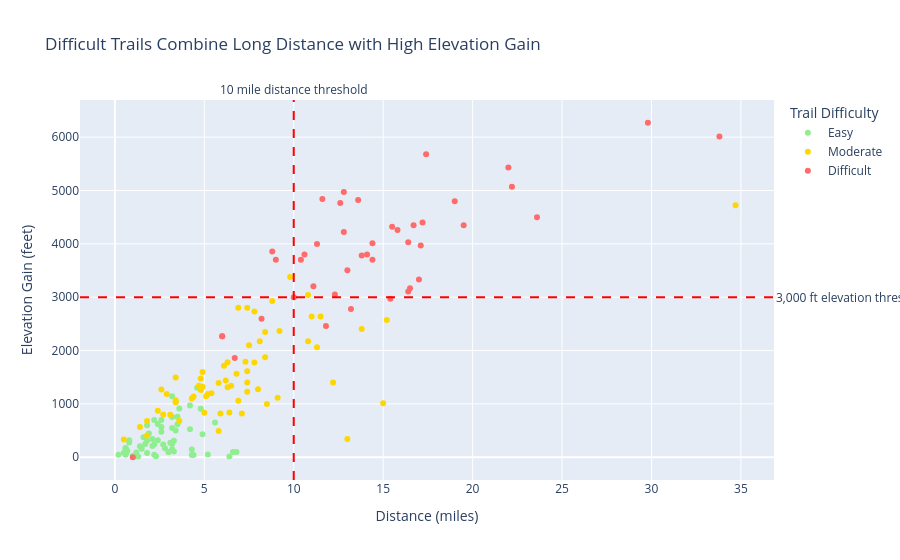

The notebook cell this image was saved under:
### Markdown cell above
**Question 2:** What combination of distance and elevation gain best predicts whether a trail is classified as "hard"?

### Code cell
# Analysis for Question 2: Distance vs Elevation for predicting "Difficult" trails
# Create scatter plot showing the relationship between distance and elevation, colored by difficulty

# Filter for trails with both distance and elevation data
df_scatter = df.dropna(subset=['Distance_miles', 'Elevation_feet', 'Difficulty'])

# Create scatter plot
fig2 = px.scatter(df_scatter, 
                 x='Distance_miles', 
                 y='Elevation_feet',
                 color='Difficulty',
                 category_orders={'Difficulty': ['Easy', 'Moderate', 'Difficult']},
                 color_discrete_map={'Easy': '#90EE90', 'Moderate': '#FFD700', 'Difficult': '#FF6B6B'},
                 title='Difficult Trails Combine Long Distance with High Elevation Gain',
                 labels={'Distance_miles': 'Distance (miles)', 
                        'Elevation_feet': 'Elevation Gain (feet)',
                        'Difficulty': 'Trail Difficulty'},
                 hover_data=['Trail Name'])

# Add reference lines to show "Difficult" threshold pattern
# Based on the data, trails are typically marked "Difficult" when elevation > 3000 feet OR distance > 10 miles
fig2.add_hline(y=3000, line_dash="dash", line_color="red", 
              annotation_text="3,000 ft elevation threshold", 
              annotation_position="right")
fig2.add_vline(x=10, line_dash="dash", line_color="red",
              annotation_text="10 mile distance threshold",
              annotation_position="top")

fig2.update_layout(font=dict(size=12))
fig2.show()

# Save the chart as PNG (requires kaleido)
try:
    fig2.write_image("chart2_distance_vs_elevation.png")
    print("✓ Chart saved as: chart2_distance_vs_elevation.png")
except Exception as e:
    print(f"⚠️ Could not save PNG (kaleido issue): {e}")
    print("To save manually: Hover over chart → Click camera icon 📷 → Save as 'chart2_distance_vs_elevation.png'")

# Calculate statistics for "Difficult" trails
difficult_trails = df_scatter[df_scatter['Difficulty'] == 'Difficult']
print(f"\nDifficult trails statistics:")
print(f"Average distance: {difficult_trails['Distance_miles'].mean():.1f} miles")
print(f"Average elevation: {difficult_trails['Elevation_feet'].mean():.0f} feet")

### Figure 1 — Plotly figure (JSON) as saved in the notebook; plotly's stock layout.template omitted (floating-point values rounded to 4 significant figures)
{"data": [{"customdata": [["Ainsworth Loop Hike"], ["Balfour-Klickitat Loop Hike"], ["Bear Lake Hike"], ["Bridal Veil Falls Hike"], ["Buck Creek on Larch Mountain Hike"], ["Buck Point Hike"], ["Camp Benson Falls Hike"], ["Cascade Locks West Loop Hike"], ["Catherine Creek Arch Loop Hike"], ["Catherine Creek Universal Access Hike"], ["Catherine Creek West Loop Hike"], ["Chenoweth Tableland Loop Hike"], ["Eagle Creek Overlook Hike"], ["Eagle Creek to Punch Bowl Falls Hike"], ["EasyCLIMB Loop Hike"], ["Elowah Falls Loop Hike"], ["Fort Cascades Loop Hike"], ["Fort Rains Hike"], ["Gillette Lake Hike"], ["Hamilton Creek Loop Hike"], ["Herman Creek Pinnacles Hike"], ["Hood River Pipeline Hike"], ["Hood River Waterfront Hike"], ["Horsetail Falls Loop Hike"], ["Horsethief Butte Hike"], ["Indian Creek Hike"], ["Klickitat Canyon Hike"], ["Klickitat Trail: Klickitat Mineral Springs Hike"], ["Labyrinth Hike"], ["Latourell Falls Loop Hike"], ["Lewis and Clark Park Hike"], ["Little Beacon Rock Loop Hike"], ["Memaloose Hills Hike"], ["Mosier Plateau Hike"], ["Mount Defiance from Wahtum Lake Road Hike"], ["Nellie Corser Loop Hike"], ["Nick Eaton Falls Hike"], ["Pepper Mountain Hike"], ["Ponytail Falls Hike"], ["Pool of the Winds Hike"], ["Punchbowl Falls Park Hike"], ["Rainy Lake Loop Hike"], ["River to Rock Loop Hike"], ["Rooster Rock Loop Hike"], ["Rooster Rock Wagon Road Hike"], ["Rowena Plateau Hike"], ["Sams Walker Loop Hike"], ["Sandy River Delta Loop Hike"], ["Shady Glen Loop Hike"], ["She Who Watches Hike"], ["Shepperds Dell Hike"], ["Sherrard Point Hike"], ["Skamania Lodge Loop Hike"], ["Sorosis Park Loop Hike"], ["Spearfish Lake Loop Hike"], ["St. Cloud Loop Hike"], ["Starvation Creek Waterfalls Hike"], ["Strawberry Island Loop Hike"], ["The Dalles Riverfront Hike"], ["Upper McCord Creek Falls Hike"], ["Wahclella Falls Hike"], ["Young Creek Bottomland Hike"]], "hovertemplate": "Trail Difficulty=Easy<br>Distance (miles)=%{x}<br>Elevation Gain (feet)=%{y}<br>Trail Name=%{customdata[0]}<extra></extra>", "legendgroup": "Easy", "marker": {"color": "#90EE90", "symbol": "circle"}, "mode": "markers", "name": "Easy", "orientation": "v", "showlegend": true, "type": "scatter", "x": [0.5, 0.7, 2.6, 1.4, 1.8, 1.8, 4.9, 3.0, 3.4, 1.2, 3.4, 3.5, 0.6, 4.2, 2.8, 2.1, 1.3, 1.8, 5.6, 2.3, 4.6, 3.3, 6.4, 2.6, 1.7, 3.2, 6.8, 5.2, 3.6, 2.4, 3.0, 1.6, 3.2, 3.5, 3.2, 0.8, 4.2, 2.6, 0.8, 2.2, 2.1, 3.2, 3.1, 2.7, 4.8, 2.2, 1.1, 4.4, 0.6, 0.6, 0.2, 0.6, 3.3, 1.5, 2.2, 1.0, 4.3, 3.2, 6.6, 1.9, 2.4, 4.3], "xaxis": "x", "y": [85.0, 115.0, 480.0, 205.0, 310.0, 600.0, 430.0, 100.0, 500.0, 90.0, 1040.0, 620.0, 175.0, 525.0, 170.0, 340.0, 15.0, 80.0, 650.0, 20.0, 1305.0, 110.0, 15.0, 565.0, 250.0, 250.0, 100.0, 50.0, 915.0, 625.0, 100.0, 375.0, 550.0, 760.0, 1145.0, 275.0, 970.0, 700.0, 320.0, 700.0, 210.0, 755.0, 270.0, 240.0, 910.0, 240.0, 15.0, 40.0, 55.0, 45.0, 45.0, 170.0, 310.0, 160.0, 45.0, 25.0, 145.0, 150.0, 100.0, 445.0, 320.0, 40.0], "yaxis": "y"}, {"customdata": [["Aldrich Butte Hike"], ["Angels Rest Hike"], ["Angels Rest-Devils Rest Loop Hike"], ["Archer Mountain Loop Hike"], ["Beacon Rock Hike"], ["Cape Horn Loop Hike"], ["Cape Horn Overlooks Hike"], ["Catherine Creek Canyon Loop Hike"], ["Catherine Creek-Coyote Wall Loop Hike"], ["Catherine Creek-Rowland Basin Loop Hike"], ["Chinidere Mountain Loop Hike"], ["Columbia Gorge Traverse Hike"], ["Cook Hill Loop Hike"], ["Coyote Wall Hike"], ["Dalles Mountain Ranch Loop Hike"], ["Devils Hole/Three Benches Hike"], ["Devils Rest via Wahkeena Hike"], ["Dog Mountain Hike"], ["Dog Mountain Loop Hike"], ["Duncan Creek Hike"], ["Eagle Creek to High Bridge Hike"], ["Fairy Falls Loop Hike"], ["Green Point Mountain Loop Hike"], ["Hamilton Mountain Loop Hike"], ["Hardy Ridge Loop Hike"], ["Herman Creek Pinnacles via the PCT Hike"], ["Herman Creek-Wyeth Hike"], ["Indian Mountain Loop Hike"], ["Indian Point Loop Hike"], ["Klickitat Trail: Lyle to Klickitat Hike"], ["Klickitat Trail: Swale Canyon Hike"], ["Labyrinth-Coyote Wall Loop Hike"], ["Larch Mountain Crater Loop Hike"], ["Larch Mountain Crater Rim Loop Hike"], ["Leidl Ridge Hike"], ["Lower Starvation Loop Hike"], ["Lyle Cherry Orchard Hike"], ["Maryhill Loops Hike"], ["McCall Point Hike"], ["McCord Creek to Tanner Creek Loop Hike"], ["Mist Falls Hike"], ["Mitchell Point Hike"], ["Mosier Twin Tunnels Hike"], ["Mud Lake Hike"], ["Multnomah Falls Hike"], ["Multnomah-Wahkeena Loop Hike"], ["Sevenmile Hill Loop Hike"], ["Soda Springs Loop Hike"], ["Stacker Butte Hike"], ["Tanner Creek Hike"], ["Tanner Creek to Eagle Creek Loop Hike"], ["Tomlike Mountain Hike"], ["Tooth Rock Loop Hike"], ["Tracy Hill Loop Hike"], ["Triple Falls Hike"], ["Two Chiefs Trail Hike"], ["Upper Hardy Creek Loop Hike"], ["Viento State Park Hike"], ["Wahkeena Falls Hike"], ["Warren Lake to Mount Defiance Hike"], ["Wauna Point Hike"], ["Wauna Viewpoint from Eagle Creek Hike"], ["Wauna Viewpoint from Tooth Rock Hike"], ["Wind Mountain Hike"], ["Wygant Peak Hike"]], "hovertemplate": "Trail Difficulty=Moderate<br>Distance (miles)=%{x}<br>Elevation Gain (feet)=%{y}<br>Trail Name=%{customdata[0]}<extra></extra>", "legendgroup": "Moderate", "marker": {"color": "#FFD700", "symbol": "circle"}, "mode": "markers", "name": "Moderate", "orientation": "v", "showlegend": true, "type": "scatter", "x": [13.8, 4.8, 10.8, 6.3, 1.8, 7.4, 5.2, 5.8, 11.0, 4.9, 4.4, 34.7, 8.8, 7.8, 6.9, 2.7, 8.4, 6.9, 7.4, 4.3, 6.4, 3.4, 8.0, 7.5, 8.1, 7.4, 10.8, 11.5, 7.8, 13.0, 15.0, 7.3, 6.3, 6.2, 9.1, 3.1, 6.5, 5.9, 3.4, 7.1, 0.5, 2.6, 8.5, 7.4, 2.4, 4.9, 4.8, 11.3, 5.1, 12.2, 5.0, 6.8, 1.8, 6.1, 3.6, 15.2, 8.4, 5.8, 1.4, 4.7, 9.8, 3.4, 5.4, 2.9, 9.2], "xaxis": "x", "y": [2405.0, 1475.0, 3040.0, 1780.0, 680.0, 1230.0, 1185.0, 1390.0, 2640.0, 1320.0, 1140.0, 4725.0, 2930.0, 1775.0, 1060.0, 800.0, 2350.0, 2800.0, 2800.0, 1100.0, 840.0, 1495.0, 1275.0, 2100.0, 2175.0, 1610.0, 2175.0, 2640.0, 2730.0, 340.0, 1010.0, 1790.0, 1310.0, 1440.0, 1115.0, 795.0, 1340.0, 820.0, 1070.0, 820.0, 335.0, 1270.0, 1000.0, 1400.0, 870.0, 1600.0, 1260.0, 2060.0, 1145.0, 1400.0, 835.0, 1565.0, 410.0, 1715.0, 680.0, 2575.0, 1875.0, 490.0, 565.0, 1340.0, 3380.0, 1030.0, 1200.0, 1185.0, 2365.0], "yaxis": "y"}, {"customdata": [["Aldrich Butte-Cedar Falls Loop Hike"], ["Augspurger Mountain Hike"], ["Bell Creek Loop Hike"], ["Benson Plateau Loop Hike"], ["Casey Creek Loop Hike"], ["Cedar Mountain Loop Hike"], ["Cougar Rock via Elevator Shaft Hike"], ["Dublin Lake Hike"], ["Eagle-Benson Loop Hike"], ["Franklin Ridge from Larch Mountain Loop Hike"], ["Franklin Ridge Loop Hike"], ["Hamilton-Hardy Loop Hike"], ["Herman Creek Hike"], ["Larch Mountain Hike"], ["Larch Mountain via Oneonta Trail Hike"], ["Mount Defiance from Columbia River Hike"], ["Mount Defiance-Starvation Ridge Loop Hike"], ["Multnomah Falls-Devils Rest Loop Hike"], ["Munra Point from Wahclella Hike"], ["Munra Point from Yeon Trailhead Hike"], ["Nesmith Point Hike"], ["Nesmith-Oneonta Traverse Hike"], ["Nesmith-Tanner Traverse Hike"], ["Nick Eaton Ridge Loop Hike"], ["North Lake Hike"], ["Oneonta Gorge Hike"], ["Oneonta-Multnomah Loop Hike"], ["Rainy Lake via Gorton Creek Trail Hike"], ["Rock of Ages Loop Hike"], ["Ruckel Ridge Loop Hike"], ["Rudolph Spur Loop Hike"], ["Starvation Ridge Hike"], ["Table Mountain from Bonneville Hike"], ["Table Mountain North Ridge Hike"], ["Tanner Butte Hike"], ["Tanner Cutoff Loop Hike"], ["Tanner-Eagle Traverse Hike"], ["Wahtum Lake to Benson Plateau Hike"], ["Wahtum Lake via Herman Creek Hike"], ["Wahtum Lake via Pacific Crest Trail Hike"], ["Wahtum Lake via Ruckel Creek Hike"], ["Waucoma Lakes Loop Hike"], ["Wauneka Point Hike"]], "hovertemplate": "Trail Difficulty=Difficult<br>Distance (miles)=%{x}<br>Elevation Gain (feet)=%{y}<br>Trail Name=%{customdata[0]}<extra></extra>", "legendgroup": "Difficult", "marker": {"color": "#FF6B6B", "symbol": "circle"}, "mode": "markers", "name": "Difficult", "orientation": "v", "showlegend": true, "type": "scatter", "x": [16.4, 12.6, 17.0, 16.4, 11.3, 17.1, 6.7, 13.8, 15.8, 11.8, 11.1, 13.0, 15.4, 14.4, 17.2, 11.6, 12.8, 8.2, 6.0, 6.0, 10.6, 14.1, 16.7, 13.6, 12.8, 1.0, 12.3, 22.0, 10.0, 9.0, 10.4, 8.8, 15.5, 19.5, 19.0, 14.4, 23.6, 13.2, 22.2, 33.8, 29.8, 16.5, 17.4], "xaxis": "x", "y": [3105.0, 4767.0, 3330.0, 4030.0, 3995.0, 3970.0, 1860.0, 3780.0, 4260.0, 2460.0, 3205.0, 3505.0, 2970.0, 4010.0, 4400.0, 4840.0, 4970.0, 2595.0, 2270.0, 2270.0, 3800.0, 3800.0, 4350.0, 4820.0, 4220.0, 0.0, 3050.0, 5430.0, 3000.0, 3700.0, 3700.0, 3855.0, 4320.0, 4350.0, 4800.0, 3700.0, 4500.0, 2780.0, 5070.0, 6010.0, 6270.0, 3170.0, 5680.0], "yaxis": "y"}], "layout": {"annotations": [{"showarrow": false, "text": "3,000 ft elevation threshold", "x": 1, "xanchor": "left", "xref": "x domain", "y": 3000, "yanchor": "middle", "yref": "y"}, {"showarrow": false, "text": "10 mile distance threshold", "x": 10, "xanchor": "center", "xref": "x", "y": 1, "yanchor": "bottom", "yref": "y domain"}], "font": {"size": 12}, "legend": {"title": {"text": "Trail Difficulty"}, "tracegroupgap": 0}, "shapes": [{"line": {"color": "red", "dash": "dash"}, "type": "line", "x0": 0, "x1": 1, "xref": "x domain", "y0": 3000, "y1": 3000, "yref": "y"}, {"line": {"color": "red", "dash": "dash"}, "type": "line", "x0": 10, "x1": 10, "xref": "x", "y0": 0, "y1": 1, "yref": "y domain"}], "title": {"text": "Difficult Trails Combine Long Distance with High Elevation Gain"}, "xaxis": {"anchor": "y", "domain": [0, 1], "title": {"text": "Distance (miles)"}}, "yaxis": {"anchor": "x", "domain": [0, 1], "title": {"text": "Elevation Gain (feet)"}}}}
